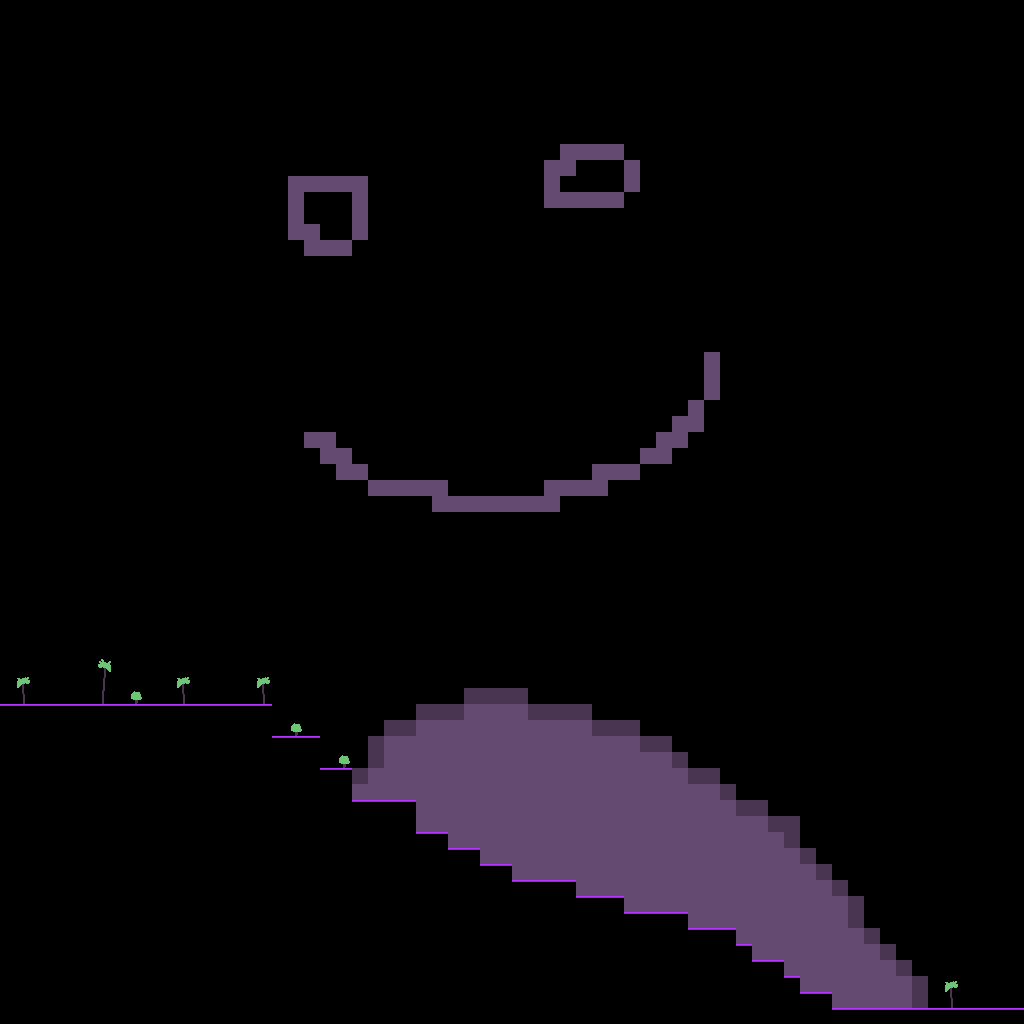

Below is a game level as drawn by its tile map, then a one-line description and the .tmx that defines it (tile-layer data replaced by summaries):
An orthogonal 64x64 tile map with 16x16 px tiles, 2 tile layers (foreground_tiles, tiles) and 3 objects (interesting_01, interesting_02, interesting_03).

<map version="1.0" orientation="orthogonal" renderorder="right-down" width="64" height="64" tilewidth="16" tileheight="16" nextobjectid="64">
 <properties>
  <property name="exclude" type="bool" value="false" />
 </properties>
 <tileset firstgid="1" name="neon_tileset" tilewidth="16" tileheight="16" tilecount="64" columns="8">
  <image source="../../textures/neon_tileset.png" width="128" height="128" />
 </tileset>
 <layer name="foreground_tiles" width="64" height="64">
  <data>[4096 cells, 34 non-empty, 6 distinct tile ids]</data>
 </layer>
 <layer name="tiles" width="64" height="64">
  <data>[4096 cells, 1060 non-empty, 4 distinct tile ids]</data>
 </layer>
 <objectgroup name="entities">
  <object id="61" name="interesting_01" x="480" y="352">
   <properties>
    <property name="focusPoint" type="bool" value="true" />
   </properties>
   <ellipse />
  </object>
  <object id="62" name="interesting_02" x="240" y="592">
   <properties>
    <property name="focusPoint" type="bool" value="true" />
   </properties>
   <ellipse />
  </object>
  <object id="63" name="interesting_03" x="704" y="688">
   <properties>
    <property name="focusPoint" type="bool" value="true" />
   </properties>
   <ellipse />
  </object>
 </objectgroup>
 <objectgroup name="collision" />
</map>